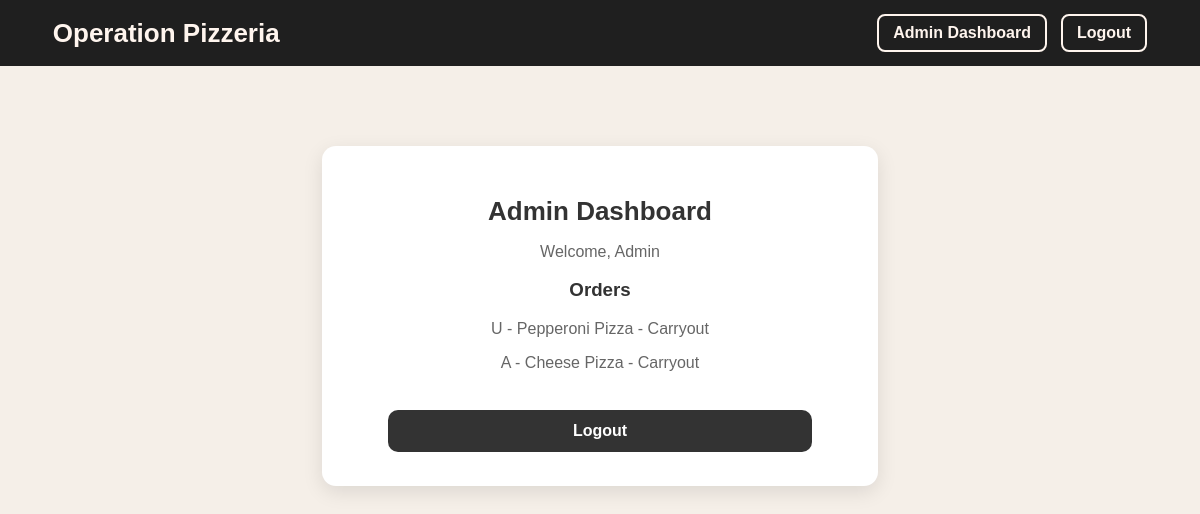
Page /admin (signed in) on the earlier database version.
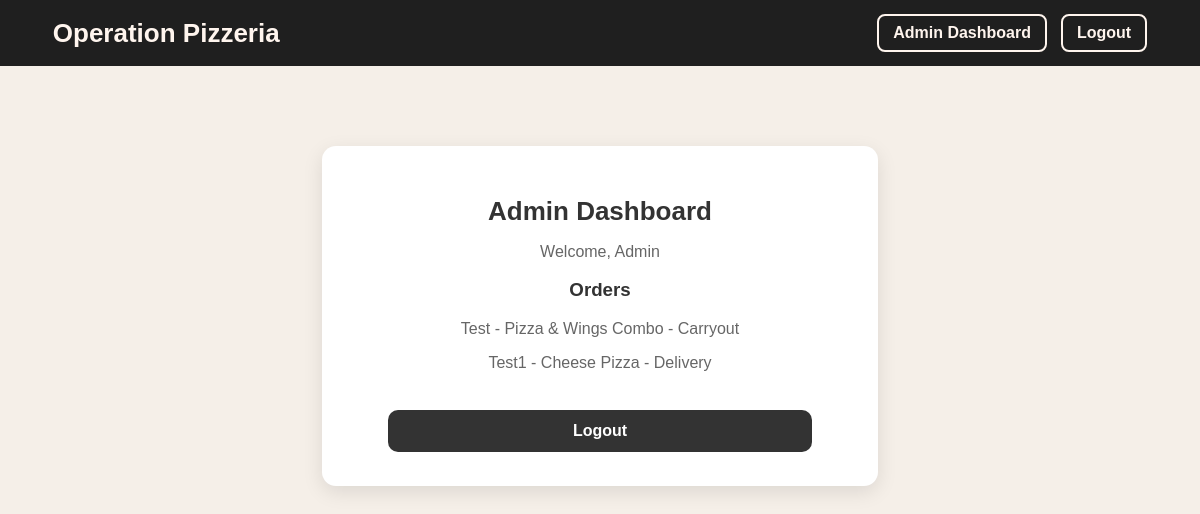
Same page on the later database version.
### tables this page shows
CREATE TABLE orders (
        order_id INTEGER PRIMARY KEY AUTOINCREMENT,
        customer_name TEXT NOT NULL,
        phone TEXT NOT NULL,
        pizza_type TEXT NOT NULL,
        pizza_size TEXT NOT NULL,
        quantity INTEGER NOT NULL,
        address TEXT NOT NULL,
        payment_method TEXT NOT NULL,
        order_type TEXT NOT NULL
    );

### app.py (the view)
@app.route("/admin")
def admin_dashboard():
    if g.user is None or g.user["role"] != "admin":
        return redirect(url_for("login"))
    conn = get_db_connection()
    orders = conn.execute("SELECT * FROM orders").fetchall()
    conn.close()
    return render_template(
        "admin.html",
        user=g.user,
        orders=orders,
        cart_count=get_cart_count()
    )

### app.py (called while the page is built)
def get_db_connection():
    conn = sqlite3.connect("pizzeria.db")
    conn.row_factory = sqlite3.Row
    return conn

@app.before_request
def load_logged_in_user():
    user_id = session.get("user_id")
    if user_id is None:
        g.user = None
    else:
        conn = get_db_connection()
        g.user = conn.execute(
            "SELECT * FROM users WHERE user_id = ?",
            (user_id,)
        ).fetchone()
        conn.close()

def get_cart_count():
    cart = session.get("cart", [])
    return len(cart)

### templates/admin.html
{% extends "base.html" %}
{% block content %}
<div class="dashboard-container">
    <h2>Admin Dashboard</h2>
    <p>Welcome, {{ user["username"].capitalize() }}</p>
    <h3>Orders</h3>
    {% for order in orders %}
        <p>
            {{ order.customer_name.title() }} -
            {{ order.pizza_type }} -
            {{ order.order_type.title() }}
        </p>
    {% endfor %}
    <br>
    <a href="/logout">Logout</a>
</div>
{% endblock %}

Differences in the rows shown:
changed orders "Carryout": customer_name "U" → "Test"; pizza_type "Pepperoni Pizza" → "Pizza & Wings Combo"
changed orders "Cheese Pizza": customer_name "A" → "Test1"; order_type "Carryout" → "Delivery"
